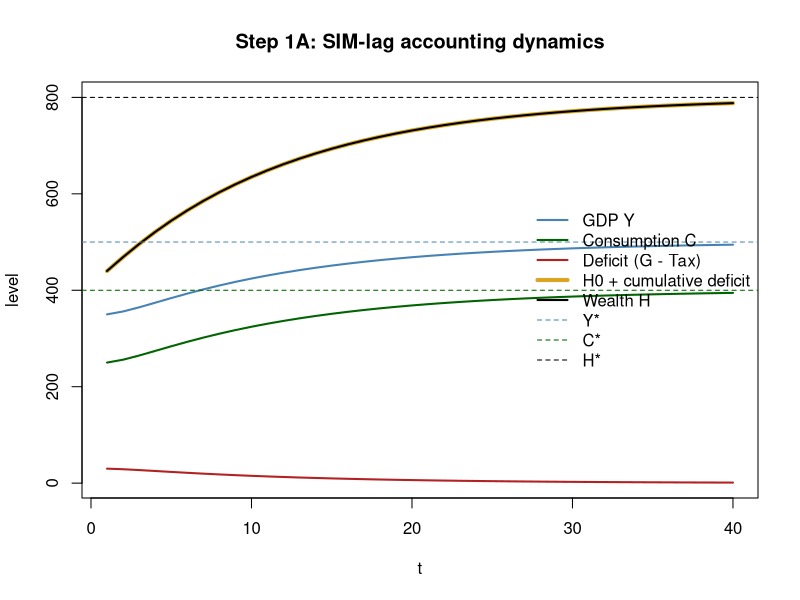
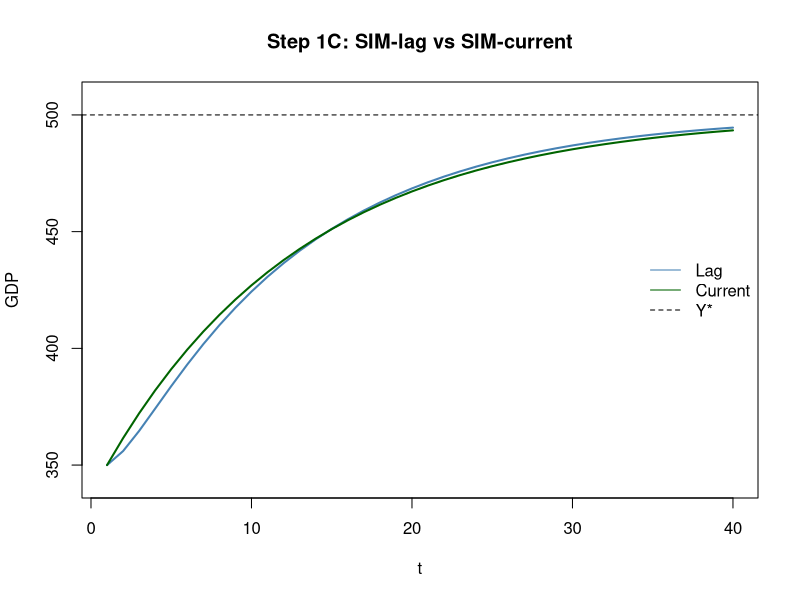
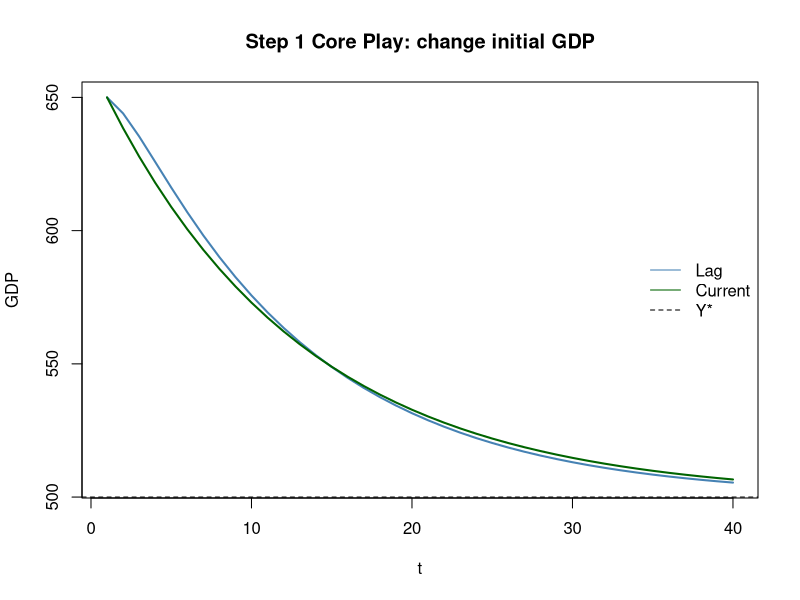
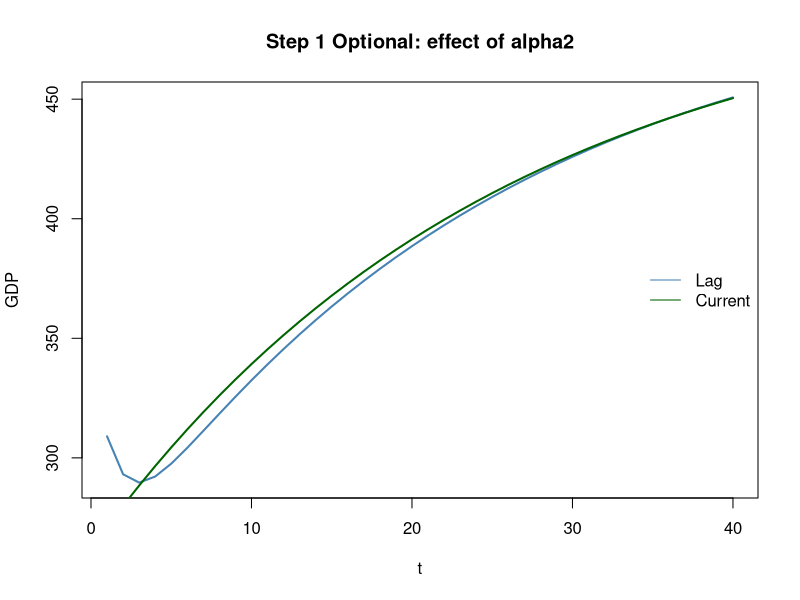

Here is the R script that generated these plots, in order:
## ---- chunk 1
required_packages <- c("jsonlite", "ggplot2")
missing_packages <- required_packages[!vapply(required_packages, requireNamespace, logical(1), quietly = TRUE)]
if (length(missing_packages) > 0) {
  stop("Missing package(s): ", paste(missing_packages, collapse = ", "), call. = FALSE)
}
## ---- chunk 2
simulate_sim_lag <- function(T = 20, G = 100, theta = 0.2, alpha1 = 0.6, alpha2 = 0.2, Y0 = 80, H0 = 300) {
  out <- data.frame(t = seq_len(T), Y = NA_real_, T_tax = NA_real_, YD = NA_real_, C = NA_real_, H = NA_real_)
  YD_prev <- (1 - theta) * Y0
  H_prev <- H0
  for (tt in seq_len(T)) {
    C_t <- alpha1 * YD_prev + alpha2 * H_prev
    Y_t <- C_t + G
    T_t <- theta * Y_t
    YD_t <- Y_t - T_t
    H_t <- H_prev + YD_t - C_t
    out[tt, c("Y", "T_tax", "YD", "C", "H")] <- c(Y_t, T_t, YD_t, C_t, H_t)
    YD_prev <- YD_t
    H_prev <- H_t
  }
  out
}
## ---- chunk 3
T_h <- 40 # time horizon
G <- 100  # government spending per year
theta <- 0.2 # tax rate
alpha1 <- 0.6 # fraction consumption out of income
alpha2 <- 0.2 # fraction consumption out of wealth
# fixed points for GDP and wealth
Y_star <- G / theta
C_star <- (1 - theta) * Y_star
H_star <- ((1 - alpha1) * (1 - theta) * Y_star) / alpha2

# setting Y0 below the fixed point, try above the fixed point as well!
Y0 <- 0.7 * Y_star
#Y0 <- 1.3 * Y_star

# set H0 consistent with Y0, try something else, e.g. 0.0 as well!
H0 <- (Y0 * (1 - alpha1 * (1 - theta)) - G) / alpha2
#H0 <- 0.0

# also define above-fixed-point initial values for comparison plots
lag <- simulate_sim_lag(T = T_h, G = G, theta = theta, alpha1 = alpha1, alpha2 = alpha2, Y0 = Y0, H0 = H0)
lag$DEF <- G - lag$T_tax
lag$H_from_DEF <- H0 + cumsum(lag$DEF)
## ---- chunk 4
y_all <- c(lag$Y, lag$C, lag$H, lag$H_from_DEF, lag$DEF, Y_star, C_star, H_star)
plot(lag$t, lag$Y, type = "l", lwd = 2, col = "steelblue",
     ylim = range(y_all, na.rm = TRUE),
     xlab = "t", ylab = "level", main = "Step 1A: SIM-lag accounting dynamics")
lines(lag$t, lag$C, lwd = 2, col = "darkgreen")
lines(lag$t, lag$DEF, lwd = 2, col = "firebrick")
lines(lag$t, lag$H_from_DEF, lwd = 4, col = "goldenrod")
lines(lag$t, lag$H, lwd = 2, col = "black")
abline(h = Y_star, lty = 2, col = "steelblue")
abline(h = C_star, lty = 2, col = "darkgreen")
abline(h = H_star, lty = 2, col = "black")
legend("right",
       legend = c("GDP Y", "Consumption C", "Deficit (G - Tax)", "H0 + cumulative deficit", "Wealth H", "Y*", "C*", "H*"),
       col = c("steelblue", "darkgreen", "firebrick", "goldenrod", "black", "steelblue", "darkgreen", "black"),
       lty = c(1, 1, 1, 1, 1, 2, 2, 2), lwd = c(2, 2, 2, 4, 2, 1, 1, 1), bty = "n")
## ---- chunk 5
simulate_sim_current_fp <- function(T = 20, G = 100, theta = 0.2, alpha1 = 0.6, alpha2 = 0.2,
                                    Y0 = 80, H0 = 300, fp_tol = 1e-10, fp_max = 200) {
  out <- data.frame(t = seq_len(T), Y = NA_real_, T_tax = NA_real_, YD = NA_real_, C = NA_real_, H = NA_real_)
  H_prev <- H0
  C_prev <- Y0 - G
  for (tt in seq_len(T)) {
    C_guess <- C_prev
    n_iter <- 0L
    repeat {
      n_iter <- n_iter + 1L
      Y_t <- C_guess + G
      T_t <- theta * Y_t
      YD_t <- Y_t - T_t
      C_new <- alpha1 * YD_t + alpha2 * H_prev
      if (abs(C_new - C_guess) < fp_tol || n_iter >= fp_max) break
      C_guess <- C_new
    }
    C_t <- C_new
    Y_t <- C_t + G
    T_t <- theta * Y_t
    YD_t <- Y_t - T_t
    H_t <- H_prev + YD_t - C_t
    out[tt, c("Y", "T_tax", "YD", "C", "H")] <- c(Y_t, T_t, YD_t, C_t, H_t)
    H_prev <- H_t
    C_prev <- C_t
  }
  out
}
## ---- chunk 6
lag <- simulate_sim_lag(T = T_h, G = G, theta = theta, alpha1 = alpha1, alpha2 = alpha2, Y0 = Y0, H0 = H0)
cur <- simulate_sim_current_fp(T = T_h, G = G, theta = theta, alpha1 = alpha1, alpha2 = alpha2, Y0 = Y0, H0 = H0)

yr <- range(c(lag$Y, cur$Y, Y_star), na.rm = TRUE)
pad <- 0.05 * diff(yr); if (!is.finite(pad) || pad <= 0) pad <- 1
plot(lag$t, lag$Y, type = "l", lwd = 2, col = "steelblue",
     ylim = c(yr[1] - pad, yr[2] + pad),
     xlab = "t", ylab = "GDP", main = "Step 1C: SIM-lag vs SIM-current")
lines(cur$t, cur$Y, lwd = 2, col = "darkgreen")
abline(h = Y_star, lty = 2)
legend("right", legend = c("Lag", "Current", "Y*"),
       col = c("steelblue", "darkgreen", "black"),
       lty = c(1, 1, 2), bty = "n")
## ---- chunk 7
Y0_play <- 1.3 * Y_star  # TODO [core:step1_y0] Change initial GDP and compare convergence (below/above/equal to fixed point) Hint: Try 0.7*Y_star, 1.0*Y_star, 1.3*Y_star
H0_play <- (Y0_play * (1 - alpha1 * (1 - theta)) - G) / alpha2

lag_play <- simulate_sim_lag(T = T_h, G = G, theta = theta, alpha1 = alpha1, alpha2 = alpha2, Y0 = Y0_play, H0 = H0_play)
cur_play <- simulate_sim_current_fp(T = T_h, G = G, theta = theta, alpha1 = alpha1, alpha2 = alpha2, Y0 = Y0_play, H0 = H0_play)

plot(lag_play$t, lag_play$Y, type = "l", lwd = 2, col = "steelblue",
     xlab = "t", ylab = "GDP", main = "Step 1 Core Play: change initial GDP")
lines(cur_play$t, cur_play$Y, lwd = 2, col = "darkgreen")
abline(h = Y_star, lty = 2)
legend("right", legend = c("Lag", "Current", "Y*"),
       col = c("steelblue", "darkgreen", "black"),
       lty = c(1, 1, 2), bty = "n")
## ---- chunk 8
alpha2_play <- 0.1  # TODO [optional:step1_alpha2] Change alpha2 and compare speed of convergence Hint: Lower alpha2 usually slows wealth-driven demand

lag_opt <- simulate_sim_lag(T = T_h, G = G, theta = theta, alpha1 = alpha1, alpha2 = alpha2_play, Y0 = Y0, H0 = H0)
cur_opt <- simulate_sim_current_fp(T = T_h, G = G, theta = theta, alpha1 = alpha1, alpha2 = alpha2_play, Y0 = Y0, H0 = H0)

plot(lag_opt$t, lag_opt$Y, type = "l", lwd = 2, col = "steelblue",
     xlab = "t", ylab = "GDP", main = "Step 1 Optional: effect of alpha2")
lines(cur_opt$t, cur_opt$Y, lwd = 2, col = "darkgreen")
legend("right", legend = c("Lag", "Current"), col = c("steelblue", "darkgreen"), lty = 1, bty = "n")
